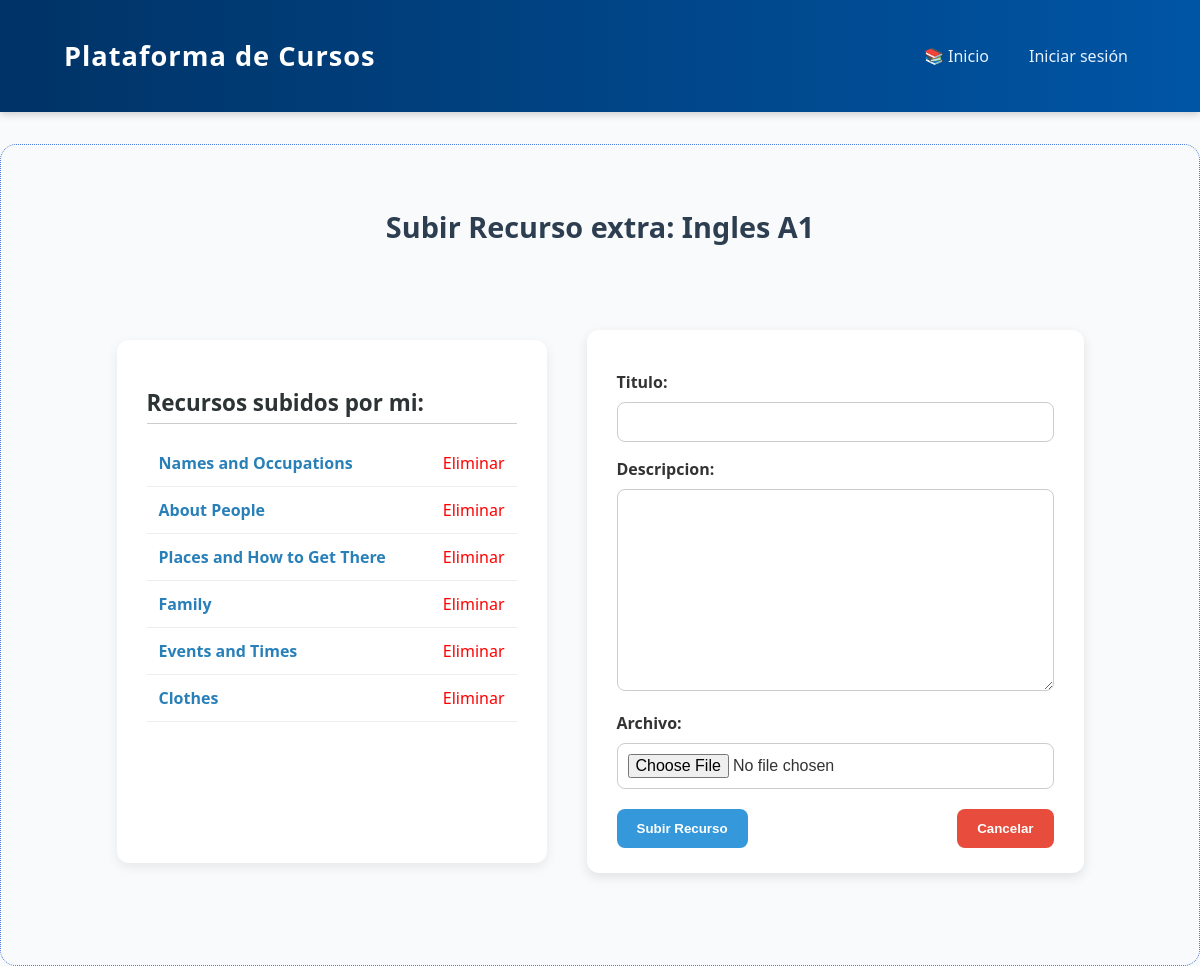
The app's page /curso/1/subir_material_extra/, older data.
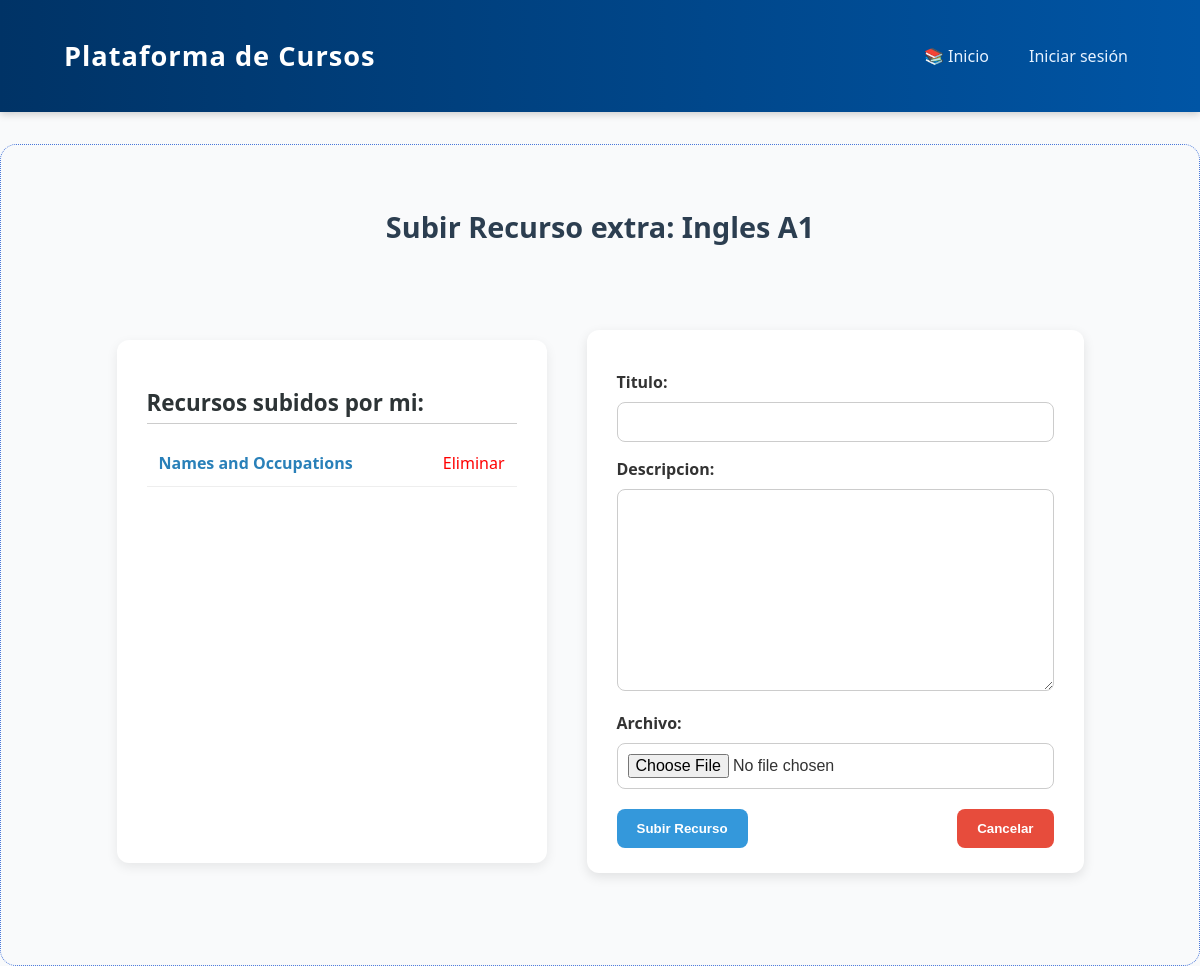
The same page, newer data.
### cursos/models.py (models this page shows, shortened)
class MaterialExtra(models.Model):
    profesor = models.ForeignKey(Profesor, on_delete=models.CASCADE)
    curso = models.ForeignKey(Curso, on_delete=models.CASCADE)
    titulo = models.CharField(max_length=100)
    descripcion = models.TextField(blank=True)
    archivo = models.FileField(upload_to='materiales/')
    fecha_subida = models.DateTimeField(auto_now_add=True)

### cursos/views.py (the view)
# urls.py: path('curso/<int:curso_id>/subir_material_extra/', views.subir_material_extra, name='subir_material_extra'),
def subir_material_extra(request, curso_id):
    curso = get_object_or_404(Curso, id=curso_id)
    if request.method == 'POST':
        form = MaterialExtraForm(request.POST, request.FILES)
        if form.is_valid():
            material = form.save(commit=False)
            material.curso = curso
            material.profesor = Profesor.objects.get(user=request.user)
            material.save()
            Recurso.objects.create(
                titulo=material.titulo,
                descripcion=material.descripcion,
                tipo_archivo="Archivo",
                enlace=material.archivo.url,
                curso=curso
            )
            return redirect('subir_material_extra', curso_id=curso.id)
    else:
        form = MaterialExtraForm()
    material_extra = MaterialExtra.objects.filter(curso=curso)
    return render(request, 'cursos/subir_material_extra.html', {
        'curso': curso,
        'form': form,
        'material_extra': material_extra,
    })

### cursos/forms.py
class MaterialExtraForm(forms.ModelForm):
    class Meta:
        model = MaterialExtra
        fields = ('titulo', 'descripcion', 'archivo')

### cursos/templates/cursos/subir_material_extra.html (shortened to what this page needs)
{% extends 'cursos/base.html' %}
{% block content %}
<h2 class="subir-material__titulo">Subir Recurso extra: {{ curso.titulo }}</h2>
<div class="subir-material__contenedor">
    <div class="subir-material__columna subir-material__lista">
        {% if material_extra %}
            <h3 class="subir-material__subtitulo">Recursos subidos por mi:</h3>
            <ul class="subir-material__items">
                {% for material in material_extra %}
                    <li class="subir-material__item">
                        <a href="{{ material.archivo.url }}" class="subir-material__link">{{ material.titulo }}</a>
                         <a href="{% url 'eliminar_material_extra' material.id %}" style="color: red;">
                            Eliminar
                        </a>
                    </li>
                {% endfor %}
            </ul>
        {% else %}
            <p class="subir-material__vacio">No hay recurso extra disponible para este curso.</p>
        {% endif %}
    </div>
    <div class="subir-material__columna subir-material__form">
        <form method="post" enctype="multipart/form-data">
            <div class="subir-material__form-campos">
                {{ form.as_p }}
            </div>
            <div class="subir-material__botones">
                <button type="submit" class="btn btn--primario">Subir Recurso</button>
                <a href="{% url 'perfil_usuario' %}">
                    <button type="button" class="btn btn--secundario">Cancelar</button>
                </a>
            </div>
        </form>
    </div>
</div>
{% endblock %}

Row changes from the older to the newer data that the page shows:
removed MaterialExtra: titulo "About People"
removed MaterialExtra: titulo "Places and How to Get There"
removed MaterialExtra: titulo "Family"
removed MaterialExtra: titulo "Events and Times"
removed MaterialExtra: titulo "Clothes"
